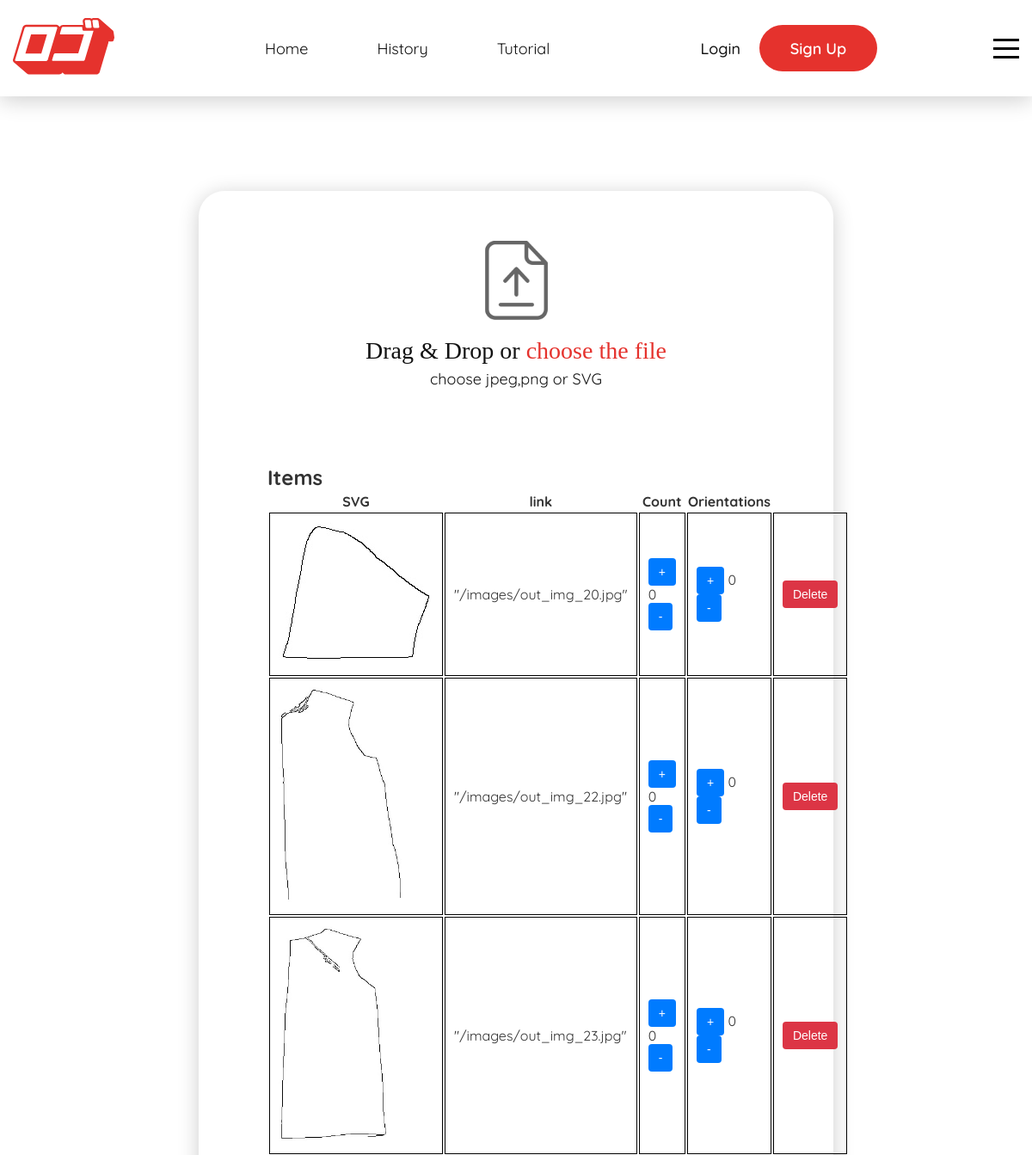
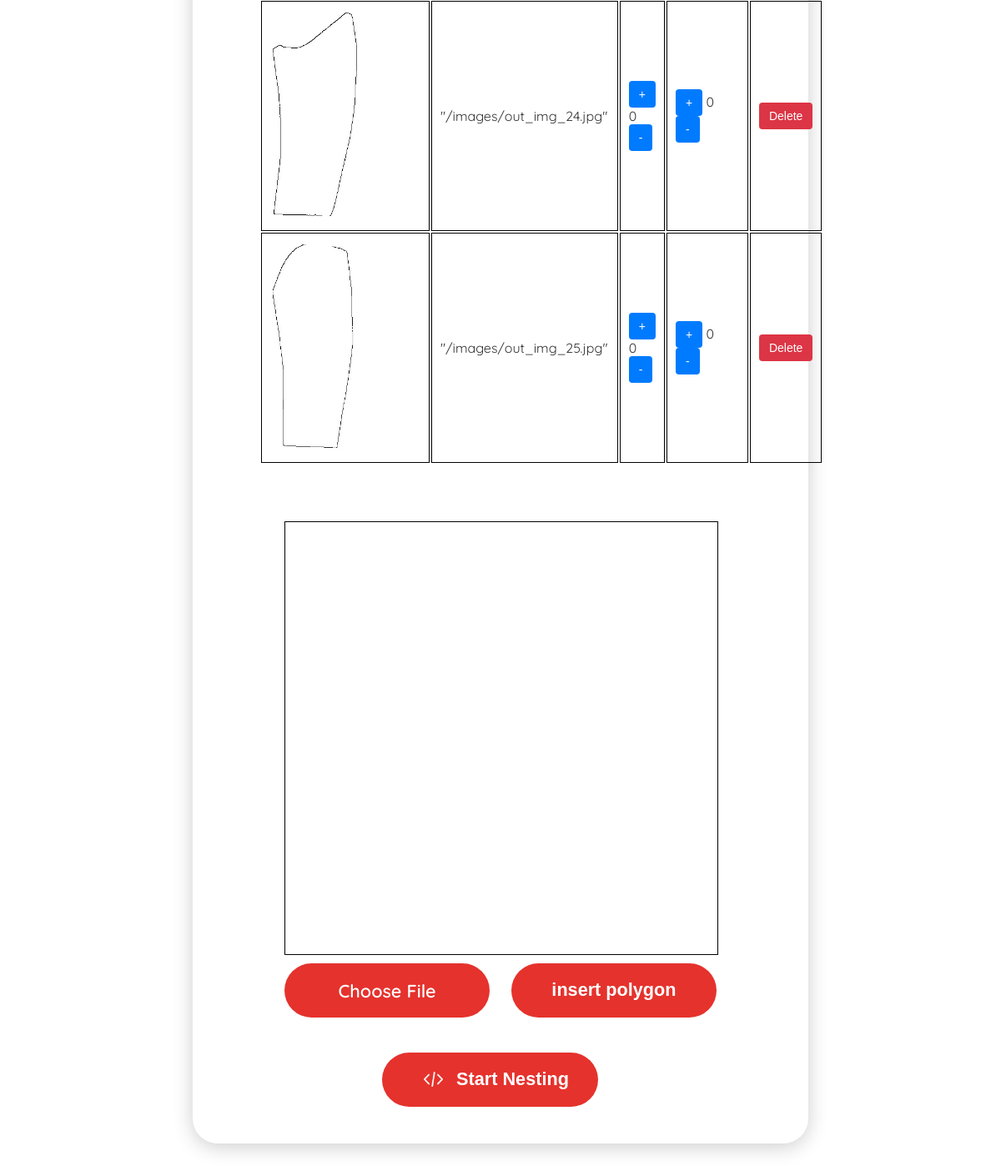
The app's page /home.html/ with its own data (2 pictures, top to bottom).
### main_app/models.py (models this page shows)
class new_in(models.Model):
    input_image = models.ImageField(null=True, blank=True)

### main_app/views.py (the view)
# urls.py: path("home.html/",views.home,name="home"),
def home(request):
    data=new_in.objects.all()
    context={"items":data}
    return render(request, 'home.html',context)

### main_app/templates/home.html (shortened to what this page needs)
{% load static %}
<!DOCTYPE html>
<html lang="en-US">
<head>
    <link rel="stylesheet" href="{% static 'css/home.css' %}">
</head>
<body>
    <header class="header-area">
        <div class="container">
            <div class="header-item">
                <div class="header-item-inner">
                    <a href="#"><img src="{% static 'images/logo.svg' %}" alt=""></a>
                </div>
                <div class="header-item-inner2 d-none d-md-block">
                    <ul>
                        <li><a href="#">Home</a></li>
                        <li><a href="/history.html">History</a></li>
                        <li><a href="#">Tutorial</a></li>
                    </ul>
                </div>
                <div class="header-item-inner3 d-none d-md-block">
                    <ul>
                        <li><a href="/">Login</a></li>
                        <li><a href="/register.html">Sign Up</a></li>
                    </ul>
                </div>
                <div class="header-item-inner4 d-md-none" data-bs-toggle="offcanvas" data-bs-target="#offcanvasExample" aria-controls="offcanvasExample">
                    <span></span>
                    <span></span>
                    <span></span>
                </div>
            </div>
        </div>
    </header>
    <section class="upload-area">
        <div class="container">
            <div class="upload-item">
                <div class="upload-item-inner2">
                    <img src="{% static 'images/upload-02.svg' %}" alt="">
                    <h2>Drag & Drop or <span>choose the file</span></h2>
                    <p>choose jpeg,png or SVG</p>
                </div>
                <div class="table">
                    {% if items %}
                    <h1>Items</h1>
                    <table>
                        <thead>
                            <tr>
                                <th>SVG</th>
                                <th>link</th>
                                <th>Count</th>
                                <th>Orientations</th>
                            </tr>
                        </thead>
                        <tbody>
                            {% for item in items %}
                                <tr>
                                    <td><img src="{{ item.input_image.url }}"></td>
                                    <td>"{{ item.input_image.url }}"</td>
                                    <td>
                                        <button class="button" onclick="incrementCount('{{ item.id }}')">+</button>
                                        <span id="count_{{ item.id }}">0</span>
                                        <button class="button" onclick="decrementCount('{{ item.id }}')">-</button>
                                    </td>
                                    <td>
                                        <button class="button" onclick="incrementOrientationCount('{{ item.id }}')">+</button>
                                        <span id="orientation_count_{{ item.id }}">0</span>
                                        <button class="button" onclick="decrementOrientationCount('{{ item.id }}')">-</button>
                                    </td>
                                    <td>
                                        <a href="{% url 'delete-item' item.id %}">
                                            <button class="delete-button">Delete</button>
                                        </a>
                                    </td>
                                </tr>
                            {% endfor %}
                        </tbody>
                    </table>
                    {% endif %}
                </div>
                <div class="upload-item-inner6">
                    <canvas id="canvas" width="500" height="500"></canvas>
                    <form class="form-upload" method="post" enctype="multipart/form-data" action="{% url 'upload_image_view' %}">
                        <label class="choose-file" for="file-upload">Choose File</label>
                        <button onclick="showstr()" class="polygon-btn" type="submit" >insert polygon</button>
                    </form>
                </div>
                <div class="upload-item-inner6">
                    <form action="/result.html">
                    <ul>
                        <li>
                            <button><img id="img-button" src="{% static 'images/upload-06.svg' %}"> <span>Start Nesting</span> </button>
                        </li>
                    </ul>
                    </form>
                </div>
            </div>
        </div>
    </section>
</body>

### main_app/static/css/home.css (style rules this page uses)
html, body, header, footer, main, nav, section, div, menu, span, h1, h2, h3, h4, h5, h6, p, a, strong, i, ol, ul, li, form, label, button { margin: 0; padding: 0; }
p { margin: 0; }
ol, ul { list-style: none; }
a { text-decoration: none; display: inline-block; transition: 0.2s all ease; -webkit-transition: 0.2s all ease; -moz-transition: 0.2s all ease; }
img { max-width: 100%; }
body { font-family: 'Quicksand', sans-serif; font-size: 16px; font-weight: 400; background: #fff; color: #333333; }
.container { padding-left: 15px; padding-right: 15px; }
.header-area { padding: 21px 0; background: #FFF; box-shadow: 0px 4px 25px 0px rgba(0, 0, 0, 0.20); }
.header-item { display: flex; align-items: center; justify-content: space-between; }
.header-item ul { display: flex; align-items: center; }
.header-item-inner2 ul li a { color: #121212; font-size: 18px; font-weight: 400; margin: 0 40px; }
.header-item-inner3 ul li a { color: #121212; font-size: 18px; font-weight: 500; }
.header-item-inner3 ul li:last-of-type a { font-weight: 600; color: #fff; width: 137px; height: 54px; display: flex; align-items: center; justify-content: center; margin-left: 22px; border-radius: 60px; background: #E5322D; }
.header-item-inner4 { cursor: pointer; transition: 0.2s all ease; -webkit-transition: 0.2s all ease; -moz-transition: 0.2s all ease; }
.header-item-inner4 span { width: 30px; height: 3px; display: block; background: #000; transition: 0.2s all ease; -webkit-transition: 0.2s all ease; -moz-transition: 0.2s all ease; }
.header-item-inner4 span:nth-of-type(2) { margin: 7px 0; }
#canvas { display: flex; justify-content: center; width: 100%; align-items: center; object-fit: cover; }
.upload-area { padding: 110px 0; }
.upload-item { padding: 38px 30px 34px; border-radius: 30px; background: #FFF; box-shadow: 0px 4px 25px 0px rgba(0, 0, 0, 0.20); max-width: 678px; margin: 0 auto; }
.upload-item-inner2 { padding: 20px 0; text-align: center; }
.upload-item-inner2 img { display: block; margin: 0 auto 20px; }
.upload-item-inner2 h2 { font-family: 'Gilroy'; color: #121212; font-size: 28px; font-weight: 500; margin-bottom: 5px; }
.upload-item-inner2 h2 span { color: #E5322D; }
.upload-item-inner2 p { color: #121212; font-size: 18px; font-weight: 400; }
.upload-item-inner6 { max-width: 518px; margin: 0 auto; }
.upload-item-inner6 ul { display: flex; flex-wrap: wrap; margin: 0 -13px; justify-content: center; align-items: center; width: 100% }
.upload-item-inner6 ul li { width: 50%; padding: 0 13px; }
.upload-item-inner6 ul li a, .upload-item-inner6 ul li button { color: #FFF; font-size: 21.679px; font-weight: 600; width: 100%; height: 65px; display: flex; align-items: center; justify-content: center; border-radius: 72.263px; background: #E5322D; margin-bottom: 16px; cursor: pointer; border: none; margin-top: 10%; transition: background-color 0.3s ease-in-out; }
.form-upload { display: flex ; justify-content: center; align-items: center; flex-direction: row; }
.choose-file { color: #FFF; font-size: 21.679px; font-weight: 600; width: 100%; height: 65px; display: flex; align-items: center; justify-content: center; border-radius: 72.263px; background: #E5322D; margin-bottom: 16px; cursor: pointer; border: none; margin-top: 2%; transition: background-color 0.3s ease-in-out; }
.polygon-btn { color: #FFF; font-size: 21.679px; font-weight: 600; width: 100%; height: 65px; display: flex; align-items: center; justify-content: center; border-radius: 72.263px; background: #E5322D; margin-bottom: 16px; cursor: pointer; border: none; margin-top: 2%; margin-left: 5%; transition: background-color 0.3s ease-in-out; }
#img-button { margin: 0px 1rem; }
.upload-item-inner6 ul li button { margin-bottom: 10px; }
.table { align-self: center; margin-left: 50px; }

### main_app/templates/home.html (style rules this page uses)
.table { margin-top: 10%; margin-bottom: 10%; }
.table td, .table-container th { padding: 10px; }
.table td { border: 1px solid #000; }
.table img { max-width: 250px; max-height: 250px; }
canvas { border: 1px solid #000; }
.button { padding: 8px 12px; font-size: 14px; border: none; cursor: pointer; background-color: #007bff; color: white; border-radius: 4px; }
.delete-button { padding: 8px 12px; font-size: 14px; border: none; cursor: pointer; background-color: #dc3545; color: white; border-radius: 4px; }

### records on screen
new_in: input_image (picture), input_image "/images/out_img_20.jpg"
new_in: input_image (picture), input_image "/images/out_img_22.jpg"
new_in: input_image (picture), input_image "/images/out_img_23.jpg"
new_in: input_image (picture), input_image "/images/out_img_24.jpg"
new_in: input_image (picture), input_image "/images/out_img_25.jpg"
